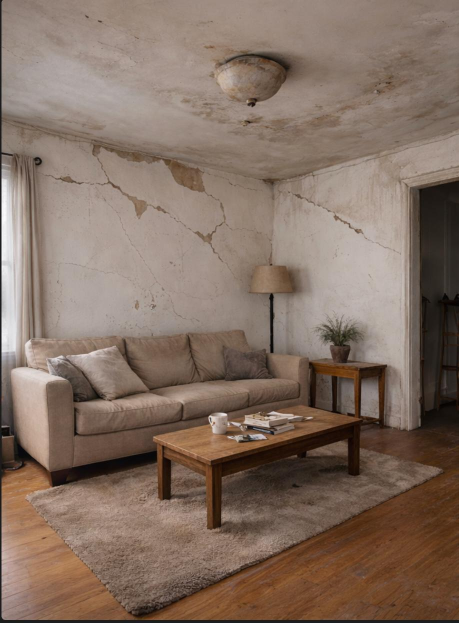
#> input picture frontend/src/assets/Before.jpeg, 918 x 1246 px (shown at 1/2 size)
$ python -i preprocessing.py   (imports and definitions only)
#> lines starting #> are read from the running program, lines starting #| are printed output that depends on the picture
# ============================================
# OWNER: Member 3 – AI / Computer Vision
# FILE: Image Preprocessing
# ============================================

import cv2
import numpy as np


def load_image_from_bytes(image_bytes: bytes) -> np.ndarray:
    """Convert raw image bytes to OpenCV image (BGR)."""
    nparr = np.frombuffer(image_bytes, np.uint8)
    image = cv2.imdecode(nparr, cv2.IMREAD_COLOR)
    if image is None:
        raise ValueError("Failed to decode image. Ensure valid JPEG/PNG bytes.")
    return image


def resize_image(image: np.ndarray, target_size: tuple = (512, 512)) -> np.ndarray:
    """Resize image to a standard size for consistent analysis."""
    return cv2.resize(image, target_size, interpolation=cv2.INTER_AREA)


def convert_to_grayscale(image: np.ndarray) -> np.ndarray:
    """Convert BGR image to grayscale."""
    return cv2.cvtColor(image, cv2.COLOR_BGR2GRAY)


def apply_gaussian_blur(image: np.ndarray, kernel_size: int = 5) -> np.ndarray:
    """Apply Gaussian blur to reduce noise. kernel_size must be odd."""
    if kernel_size % 2 == 0:
        kernel_size += 1
    return cv2.GaussianBlur(image, (kernel_size, kernel_size), 0)


def convert_to_hsv(image: np.ndarray) -> np.ndarray:
    """Convert BGR image to HSV color space."""
    return cv2.cvtColor(image, cv2.COLOR_BGR2HSV)


def preprocess_for_analysis(image_bytes: bytes) -> dict:
    """
    Full preprocessing pipeline.
    Returns dict with all processed versions of the image
    ready for use by the vision.py detectors.

    Keys:
        original  - raw decoded BGR image (original resolution)
        resized   - BGR image resized to 512x512
        gray      - blurred grayscale of resized (for edge/line detection)
        gray_raw  - clean grayscale of resized (for brightness stats)
        blurred   - alias for gray
        hsv       - HSV of resized image (for color-based analysis)
    """
    original = load_image_from_bytes(image_bytes)
    resized = resize_image(original)
    gray_raw = convert_to_grayscale(resized)
    blurred = apply_gaussian_blur(gray_raw, kernel_size=5)
    hsv = convert_to_hsv(resized)

    return {
        "original": original,
        "resized":  resized,
        "gray":     blurred,    # pre-blurred for edge/line detection
        "gray_raw": gray_raw,   # clean grayscale for brightness stats
        "blurred":  blurred,    # explicit alias kept for compatibility
        "hsv":      hsv,        # for color-based analysis
    }

>>> import cv2
>>> picture = cv2.imread('../../frontend/src/assets/Before.jpeg', cv2.IMREAD_GRAYSCALE)
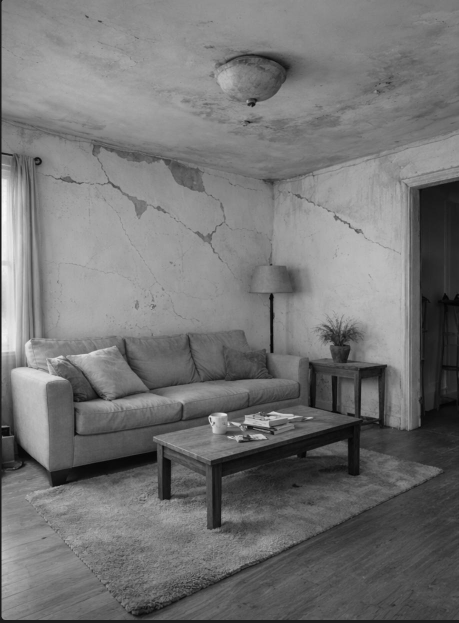
#> picture: shape (1246, 918) (shown at 1/2 size); min 0, max 251, mean 115.8
#> (the run stopped early here; a loop or call above may not have finished)
